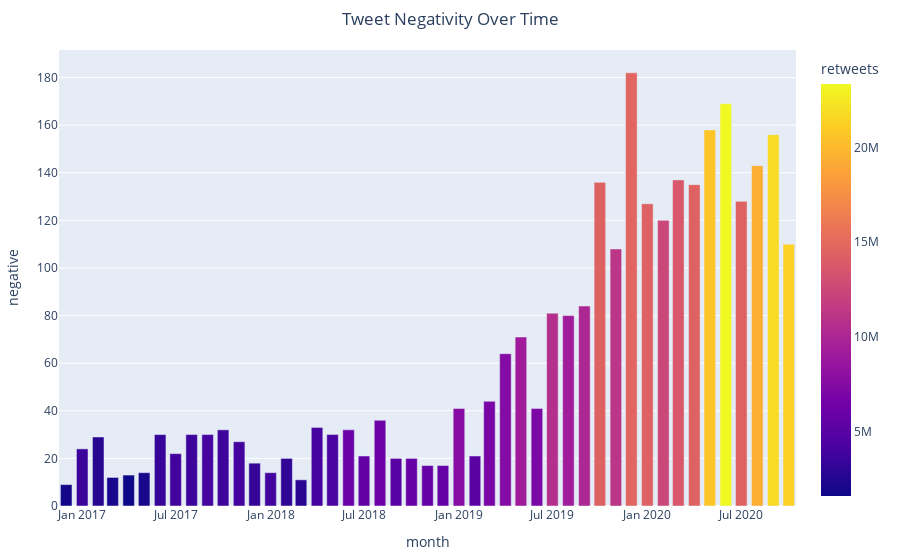

Here is the notebook cell this chart was saved with:
### Code cell
fig = px.bar(
    m, 
    'month', 
    'negative', 
    color='retweets',
    title='Tweet Negativity Over Time'
    )
fig.update_layout(
    margin=dict(l=20, r=20, t=50, b=20)
)

fig.update_layout(title_x=0.5)
fig.show()

### Figure 1 — Plotly figure (JSON) as saved in the notebook; plotly's stock layout.template omitted (floating-point values rounded to 4 significant figures)
{"data": [{"alignmentgroup": "True", "hovertemplate": "month=%{x}<br>negative=%{y}<br>retweets=%{marker.color}<extra></extra>", "legendgroup": "", "marker": {"color": [1956286, 3626958, 2784536, 2112539, 1631378, 2141622, 3359140, 3901706, 3644015, 4028612, 3763660, 3892479, 3267414, 3973863, 3164590, 2777362, 4058972, 4224499, 6025057, 5593912, 6160212, 5037543, 5779649, 5746451, 5676813, 7607042, 5183114, 6911751, 7508486, 9148636, 7000589, 10712829, 9241769, 10034699, 14464144, 11164878, 14685837, 14364413, 12481166, 13672909, 14444341, 20670132, 23335057, 14497695, 19336941, 21758050, 21337293], "coloraxis": "coloraxis"}, "name": "", "offsetgroup": "", "orientation": "v", "showlegend": false, "textposition": "auto", "type": "bar", "x": ["2016-12-01", "2017-01-01", "2017-02-01", "2017-03-01", "2017-04-01", "2017-05-01", "2017-06-01", "2017-07-01", "2017-08-01", "2017-09-01", "2017-10-01", "2017-11-01", "2017-12-01", "2018-01-01", "2018-02-01", "2018-03-01", "2018-04-01", "2018-05-01", "2018-06-01", "2018-07-01", "2018-08-01", "2018-09-01", "2018-10-01", "2018-11-01", "2018-12-01", "2019-01-01", "2019-02-01", "2019-03-01", "2019-04-01", "2019-05-01", "2019-06-01", "2019-07-01", "2019-08-01", "2019-09-01", "2019-10-01", "2019-11-01", "2019-12-01", "2020-01-01", "2020-02-01", "2020-03-01", "2020-04-01", "2020-05-01", "2020-06-01", "2020-07-01", "2020-08-01", "2020-09-01", "2020-10-01"], "xaxis": "x", "y": [9, 24, 29, 12, 13, 14, 30, 22, 30, 30, 32, 27, 18, 14, 20, 11, 33, 30, 32, 21, 36, 20, 20, 17, 17, 41, 21, 44, 64, 71, 41, 81, 80, 84, 136, 108, 182, 127, 120, 137, 135, 158, 169, 128, 143, 156, 110], "yaxis": "y"}], "layout": {"barmode": "relative", "coloraxis": {"colorbar": {"title": {"text": "retweets"}}, "colorscale": [[0, "#0d0887"], [0.1111, "#46039f"], [0.2222, "#7201a8"], [0.3333, "#9c179e"], [0.4444, "#bd3786"], [0.5556, "#d8576b"], [0.6667, "#ed7953"], [0.7778, "#fb9f3a"], [0.8889, "#fdca26"], [1, "#f0f921"]]}, "legend": {"tracegroupgap": 0}, "margin": {"b": 20, "l": 20, "r": 20, "t": 50}, "title": {"text": "Tweet Negativity Over Time", "x": 0.5}, "xaxis": {"anchor": "y", "domain": [0, 1], "title": {"text": "month"}}, "yaxis": {"anchor": "x", "domain": [0, 1], "title": {"text": "negative"}}}}
